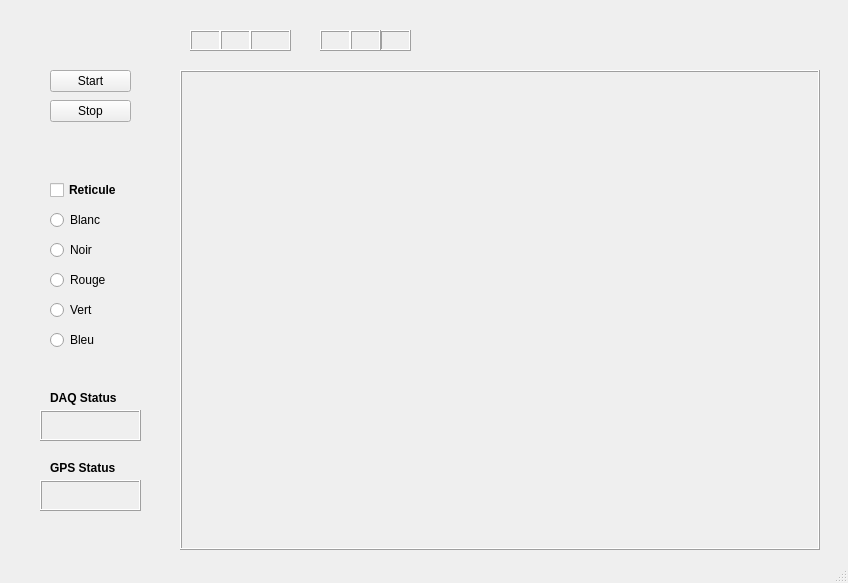
<?xml version="1.0" encoding="UTF-8"?>
<ui version="4.0">
 <class>MainWindow</class>
 <widget class="QMainWindow" name="MainWindow">
  <property name="geometry">
   <rect>
    <x>0</x>
    <y>0</y>
    <width>848</width>
    <height>583</height>
   </rect>
  </property>
  <property name="windowTitle">
   <string>- TITINE DASHBOARD -</string>
  </property>
  <widget class="QWidget" name="centralWidget">
   <widget class="QLabel" name="label">
    <property name="geometry">
     <rect>
      <x>180</x>
      <y>70</y>
      <width>640</width>
      <height>480</height>
     </rect>
    </property>
    <property name="frameShape">
     <enum>QFrame::Box</enum>
    </property>
    <property name="frameShadow">
     <enum>QFrame::Raised</enum>
    </property>
    <property name="text">
     <string/>
    </property>
   </widget>
   <widget class="QPushButton" name="pushButton">
    <property name="geometry">
     <rect>
      <x>50</x>
      <y>70</y>
      <width>81</width>
      <height>22</height>
     </rect>
    </property>
    <property name="text">
     <string>Start</string>
    </property>
   </widget>
   <widget class="QPushButton" name="pushButton_2">
    <property name="geometry">
     <rect>
      <x>50</x>
      <y>100</y>
      <width>81</width>
      <height>22</height>
     </rect>
    </property>
    <property name="text">
     <string>Stop</string>
    </property>
   </widget>
   <widget class="QCheckBox" name="checkBox_reticule">
    <property name="geometry">
     <rect>
      <x>50</x>
      <y>180</y>
      <width>85</width>
      <height>20</height>
     </rect>
    </property>
    <property name="font">
     <font>
      <weight>75</weight>
      <bold>true</bold>
     </font>
    </property>
    <property name="text">
     <string>Reticule</string>
    </property>
   </widget>
   <widget class="QRadioButton" name="radioButton_blanc">
    <property name="geometry">
     <rect>
      <x>50</x>
      <y>210</y>
      <width>102</width>
      <height>20</height>
     </rect>
    </property>
    <property name="text">
     <string>Blanc</string>
    </property>
   </widget>
   <widget class="QRadioButton" name="radioButton_noir">
    <property name="geometry">
     <rect>
      <x>50</x>
      <y>240</y>
      <width>102</width>
      <height>20</height>
     </rect>
    </property>
    <property name="text">
     <string>Noir</string>
    </property>
   </widget>
   <widget class="QRadioButton" name="radioButton_rouge">
    <property name="geometry">
     <rect>
      <x>50</x>
      <y>270</y>
      <width>102</width>
      <height>20</height>
     </rect>
    </property>
    <property name="text">
     <string>Rouge</string>
    </property>
   </widget>
   <widget class="QRadioButton" name="radioButton_vert">
    <property name="geometry">
     <rect>
      <x>50</x>
      <y>300</y>
      <width>102</width>
      <height>20</height>
     </rect>
    </property>
    <property name="text">
     <string>Vert</string>
    </property>
   </widget>
   <widget class="QRadioButton" name="radioButton_bleu">
    <property name="geometry">
     <rect>
      <x>50</x>
      <y>330</y>
      <width>102</width>
      <height>20</height>
     </rect>
    </property>
    <property name="text">
     <string>Bleu</string>
    </property>
   </widget>
   <widget class="QLabel" name="label_2">
    <property name="geometry">
     <rect>
      <x>50</x>
      <y>390</y>
      <width>81</width>
      <height>16</height>
     </rect>
    </property>
    <property name="font">
     <font>
      <weight>75</weight>
      <bold>true</bold>
     </font>
    </property>
    <property name="text">
     <string>DAQ Status</string>
    </property>
   </widget>
   <widget class="QLabel" name="label_daq">
    <property name="geometry">
     <rect>
      <x>40</x>
      <y>410</y>
      <width>101</width>
      <height>31</height>
     </rect>
    </property>
    <property name="frameShape">
     <enum>QFrame::Box</enum>
    </property>
    <property name="frameShadow">
     <enum>QFrame::Raised</enum>
    </property>
    <property name="text">
     <string/>
    </property>
   </widget>
   <widget class="QLabel" name="label_3">
    <property name="geometry">
     <rect>
      <x>50</x>
      <y>460</y>
      <width>81</width>
      <height>16</height>
     </rect>
    </property>
    <property name="font">
     <font>
      <weight>75</weight>
      <bold>true</bold>
     </font>
    </property>
    <property name="text">
     <string>GPS Status</string>
    </property>
   </widget>
   <widget class="QLabel" name="label_gps">
    <property name="geometry">
     <rect>
      <x>40</x>
      <y>480</y>
      <width>101</width>
      <height>31</height>
     </rect>
    </property>
    <property name="frameShape">
     <enum>QFrame::Box</enum>
    </property>
    <property name="frameShadow">
     <enum>QFrame::Raised</enum>
    </property>
    <property name="text">
     <string/>
    </property>
   </widget>
   <widget class="QLabel" name="label_jour">
    <property name="geometry">
     <rect>
      <x>190</x>
      <y>30</y>
      <width>31</width>
      <height>21</height>
     </rect>
    </property>
    <property name="frameShape">
     <enum>QFrame::Box</enum>
    </property>
    <property name="frameShadow">
     <enum>QFrame::Raised</enum>
    </property>
    <property name="text">
     <string/>
    </property>
   </widget>
   <widget class="QLabel" name="label_mois">
    <property name="geometry">
     <rect>
      <x>220</x>
      <y>30</y>
      <width>31</width>
      <height>21</height>
     </rect>
    </property>
    <property name="frameShape">
     <enum>QFrame::Box</enum>
    </property>
    <property name="frameShadow">
     <enum>QFrame::Raised</enum>
    </property>
    <property name="text">
     <string/>
    </property>
   </widget>
   <widget class="QLabel" name="label_annee">
    <property name="geometry">
     <rect>
      <x>250</x>
      <y>30</y>
      <width>41</width>
      <height>21</height>
     </rect>
    </property>
    <property name="frameShape">
     <enum>QFrame::Box</enum>
    </property>
    <property name="frameShadow">
     <enum>QFrame::Raised</enum>
    </property>
    <property name="text">
     <string/>
    </property>
   </widget>
   <widget class="QLabel" name="label_heure">
    <property name="geometry">
     <rect>
      <x>320</x>
      <y>30</y>
      <width>31</width>
      <height>21</height>
     </rect>
    </property>
    <property name="frameShape">
     <enum>QFrame::Box</enum>
    </property>
    <property name="frameShadow">
     <enum>QFrame::Raised</enum>
    </property>
    <property name="text">
     <string/>
    </property>
   </widget>
   <widget class="QLabel" name="label_seconde">
    <property name="geometry">
     <rect>
      <x>380</x>
      <y>30</y>
      <width>31</width>
      <height>21</height>
     </rect>
    </property>
    <property name="frameShape">
     <enum>QFrame::Box</enum>
    </property>
    <property name="frameShadow">
     <enum>QFrame::Raised</enum>
    </property>
    <property name="text">
     <string/>
    </property>
   </widget>
   <widget class="QLabel" name="label_minute">
    <property name="geometry">
     <rect>
      <x>350</x>
      <y>30</y>
      <width>31</width>
      <height>21</height>
     </rect>
    </property>
    <property name="frameShape">
     <enum>QFrame::Box</enum>
    </property>
    <property name="frameShadow">
     <enum>QFrame::Raised</enum>
    </property>
    <property name="text">
     <string/>
    </property>
   </widget>
  </widget>
  <widget class="QStatusBar" name="statusBar"/>
 </widget>
 <layoutdefault spacing="6" margin="11"/>
 <resources/>
 <connections/>
</ui>
